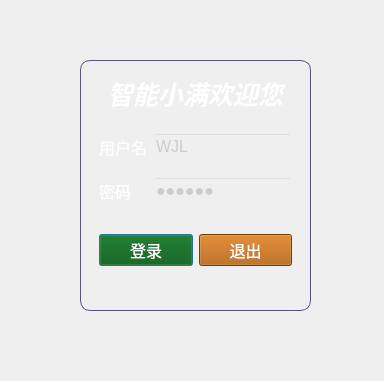
<?xml version="1.0" encoding="UTF-8"?>
<ui version="4.0">
 <class>Login</class>
 <widget class="QDialog" name="Login">
  <property name="geometry">
   <rect>
    <x>0</x>
    <y>0</y>
    <width>384</width>
    <height>381</height>
   </rect>
  </property>
  <property name="windowTitle">
   <string>Login</string>
  </property>
  <property name="styleSheet">
   <string notr="true">#Login
{
background-image:url(:/Imgs/loginBg.jpg);
}</string>
  </property>
  <widget class="QFrame" name="frame">
   <property name="geometry">
    <rect>
     <x>80</x>
     <y>60</y>
     <width>231</width>
     <height>251</height>
    </rect>
   </property>
   <property name="styleSheet">
    <string notr="true">#frame
{ 
background-image: url(:/Imgs/MainBg.jpg);
border-radius:10px;
border:1px solid rgb(85, 85, 127);
}</string>
   </property>
   <property name="frameShape">
    <enum>QFrame::StyledPanel</enum>
   </property>
   <property name="frameShadow">
    <enum>QFrame::Raised</enum>
   </property>
   <layout class="QVBoxLayout" name="verticalLayout">
    <item>
     <spacer name="verticalSpacer_4">
      <property name="orientation">
       <enum>Qt::Vertical</enum>
      </property>
      <property name="sizeHint" stdset="0">
       <size>
        <width>20</width>
        <height>40</height>
       </size>
      </property>
     </spacer>
    </item>
    <item>
     <widget class="QLabel" name="label_title">
      <property name="font">
       <font>
        <pointsize>19</pointsize>
        <italic>true</italic>
        <bold>true</bold>
       </font>
      </property>
      <property name="styleSheet">
       <string notr="true">color: rgb(255, 255, 255);</string>
      </property>
      <property name="text">
       <string>智能小满欢迎您</string>
      </property>
      <property name="alignment">
       <set>Qt::AlignCenter</set>
      </property>
     </widget>
    </item>
    <item>
     <spacer name="verticalSpacer_3">
      <property name="orientation">
       <enum>Qt::Vertical</enum>
      </property>
      <property name="sizeHint" stdset="0">
       <size>
        <width>20</width>
        <height>40</height>
       </size>
      </property>
     </spacer>
    </item>
    <item>
     <widget class="QWidget" name="widget" native="true">
      <property name="styleSheet">
       <string notr="true">background-color: rgba(255, 255, 255, 0);</string>
      </property>
      <layout class="QFormLayout" name="formLayout_3">
       <item row="0" column="0">
        <widget class="QLabel" name="label_user">
         <property name="font">
          <font>
           <pointsize>12</pointsize>
          </font>
         </property>
         <property name="styleSheet">
          <string notr="true">color: rgb(255, 255, 255);</string>
         </property>
         <property name="text">
          <string>用户名</string>
         </property>
         <property name="alignment">
          <set>Qt::AlignCenter</set>
         </property>
        </widget>
       </item>
       <item row="0" column="1">
        <widget class="QLineEdit" name="lineEdit_user">
         <property name="enabled">
          <bool>true</bool>
         </property>
         <property name="font">
          <font>
           <pointsize>12</pointsize>
          </font>
         </property>
         <property name="styleSheet">
          <string notr="true">color: rgb(204, 204, 204);</string>
         </property>
         <property name="text">
          <string>WJL</string>
         </property>
         <property name="cursorPosition">
          <number>3</number>
         </property>
         <property name="placeholderText">
          <string>请输入用户名</string>
         </property>
        </widget>
       </item>
       <item row="2" column="0">
        <widget class="QLabel" name="label_pwd">
         <property name="font">
          <font>
           <pointsize>12</pointsize>
          </font>
         </property>
         <property name="styleSheet">
          <string notr="true">color: rgb(255, 255, 255);</string>
         </property>
         <property name="text">
          <string>密码</string>
         </property>
         <property name="alignment">
          <set>Qt::AlignCenter</set>
         </property>
        </widget>
       </item>
       <item row="2" column="1">
        <widget class="QLineEdit" name="lineEdit_pwd">
         <property name="font">
          <font>
           <pointsize>12</pointsize>
          </font>
         </property>
         <property name="styleSheet">
          <string notr="true">color: rgb(204, 204, 204);</string>
         </property>
         <property name="text">
          <string>123456</string>
         </property>
         <property name="echoMode">
          <enum>QLineEdit::Password</enum>
         </property>
         <property name="placeholderText">
          <string>密码</string>
         </property>
        </widget>
       </item>
       <item row="1" column="0">
        <spacer name="verticalSpacer_5">
         <property name="orientation">
          <enum>Qt::Vertical</enum>
         </property>
         <property name="sizeHint" stdset="0">
          <size>
           <width>20</width>
           <height>40</height>
          </size>
         </property>
        </spacer>
       </item>
      </layout>
     </widget>
    </item>
    <item>
     <spacer name="verticalSpacer_2">
      <property name="orientation">
       <enum>Qt::Vertical</enum>
      </property>
      <property name="sizeHint" stdset="0">
       <size>
        <width>20</width>
        <height>40</height>
       </size>
      </property>
     </spacer>
    </item>
    <item>
     <widget class="QWidget" name="widget_3" native="true">
      <layout class="QGridLayout" name="gridLayout_2">
       <item row="0" column="0">
        <widget class="QPushButton" name="pushButton_login">
         <property name="font">
          <font>
           <pointsize>12</pointsize>
          </font>
         </property>
         <property name="styleSheet">
          <string notr="true">background-color: rgb(0, 85, 0);
color: rgb(255, 255, 255);</string>
         </property>
         <property name="text">
          <string>登录</string>
         </property>
        </widget>
       </item>
       <item row="0" column="1">
        <widget class="QPushButton" name="pushButton_exit">
         <property name="font">
          <font>
           <pointsize>12</pointsize>
          </font>
         </property>
         <property name="styleSheet">
          <string notr="true">background-color: rgb(170, 85, 0);
color: rgb(255, 255, 255);</string>
         </property>
         <property name="text">
          <string>退出</string>
         </property>
        </widget>
       </item>
      </layout>
     </widget>
    </item>
    <item>
     <spacer name="verticalSpacer">
      <property name="orientation">
       <enum>Qt::Vertical</enum>
      </property>
      <property name="sizeHint" stdset="0">
       <size>
        <width>20</width>
        <height>40</height>
       </size>
      </property>
     </spacer>
    </item>
    <item>
     <widget class="QLabel" name="label_log">
      <property name="font">
       <font>
        <pointsize>10</pointsize>
       </font>
      </property>
      <property name="styleSheet">
       <string notr="true">color: rgb(170, 0, 0);</string>
      </property>
      <property name="text">
       <string/>
      </property>
     </widget>
    </item>
   </layout>
  </widget>
 </widget>
 <resources/>
 <connections>
  <connection>
   <sender>pushButton_exit</sender>
   <signal>clicked()</signal>
   <receiver>Login</receiver>
   <slot>close()</slot>
   <hints>
    <hint type="sourcelabel">
     <x>267</x>
     <y>221</y>
    </hint>
    <hint type="destinationlabel">
     <x>199</x>
     <y>149</y>
    </hint>
   </hints>
  </connection>
 </connections>
</ui>
